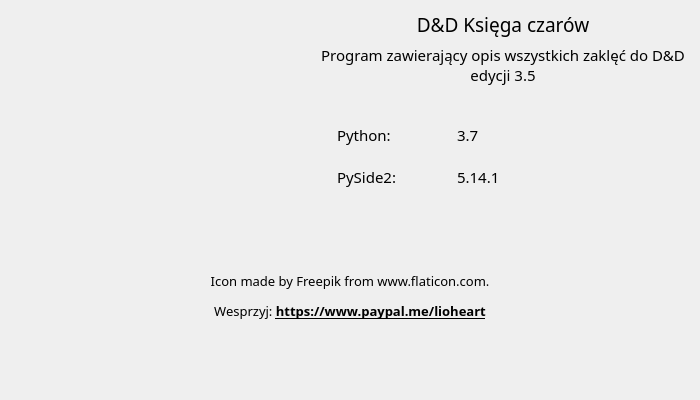
<?xml version="1.0" encoding="UTF-8"?>
<ui version="4.0">
 <class>About</class>
 <widget class="QWidget" name="About">
  <property name="geometry">
   <rect>
    <x>0</x>
    <y>0</y>
    <width>700</width>
    <height>400</height>
   </rect>
  </property>
  <property name="font">
   <font>
    <family>Baloo Tammudu 2</family>
    <pointsize>11</pointsize>
   </font>
  </property>
  <property name="windowTitle">
   <string>O mnie...</string>
  </property>
  <property name="windowIcon">
   <iconset>
    <normaloff>resources/dice.svg</normaloff>resources/dice.svg</iconset>
  </property>
  <layout class="QVBoxLayout" name="verticalLayout_2">
   <item>
    <layout class="QHBoxLayout" name="hbox">
     <item>
      <widget class="QLabel" name="lbl_icon">
       <property name="maximumSize">
        <size>
         <width>300</width>
         <height>300</height>
        </size>
       </property>
       <property name="text">
        <string/>
       </property>
       <property name="pixmap">
        <pixmap>resources/dice.svg</pixmap>
       </property>
       <property name="scaledContents">
        <bool>true</bool>
       </property>
      </widget>
     </item>
     <item>
      <layout class="QVBoxLayout" name="vbox">
       <item>
        <widget class="QLabel" name="lbl_tytul">
         <property name="sizePolicy">
          <sizepolicy hsizetype="Minimum" vsizetype="Fixed">
           <horstretch>0</horstretch>
           <verstretch>0</verstretch>
          </sizepolicy>
         </property>
         <property name="font">
          <font>
           <family>Baloo Tammudu 2 SemiBold</family>
           <pointsize>14</pointsize>
          </font>
         </property>
         <property name="text">
          <string>D&amp;D Księga czarów</string>
         </property>
         <property name="alignment">
          <set>Qt::AlignCenter</set>
         </property>
        </widget>
       </item>
       <item>
        <widget class="QLabel" name="lbl_opis">
         <property name="sizePolicy">
          <sizepolicy hsizetype="Minimum" vsizetype="Preferred">
           <horstretch>0</horstretch>
           <verstretch>0</verstretch>
          </sizepolicy>
         </property>
         <property name="text">
          <string>Program zawierający opis wszystkich zaklęć do D&amp;D edycji 3.5</string>
         </property>
         <property name="alignment">
          <set>Qt::AlignHCenter|Qt::AlignTop</set>
         </property>
         <property name="wordWrap">
          <bool>true</bool>
         </property>
        </widget>
       </item>
       <item>
        <layout class="QFormLayout" name="fbox">
         <property name="fieldGrowthPolicy">
          <enum>QFormLayout::FieldsStayAtSizeHint</enum>
         </property>
         <property name="rowWrapPolicy">
          <enum>QFormLayout::DontWrapRows</enum>
         </property>
         <property name="horizontalSpacing">
          <number>60</number>
         </property>
         <property name="verticalSpacing">
          <number>20</number>
         </property>
         <property name="leftMargin">
          <number>20</number>
         </property>
         <item row="0" column="0">
          <widget class="QLabel" name="lbl_python">
           <property name="text">
            <string>Python:</string>
           </property>
          </widget>
         </item>
         <item row="1" column="0">
          <widget class="QLabel" name="lbl_pyside2">
           <property name="text">
            <string>PySide2:</string>
           </property>
          </widget>
         </item>
         <item row="1" column="1">
          <widget class="QLabel" name="lbl_pyside2_version">
           <property name="text">
            <string>5.14.1</string>
           </property>
          </widget>
         </item>
         <item row="0" column="1">
          <widget class="QLabel" name="lbl_python_version">
           <property name="text">
            <string>3.7</string>
           </property>
          </widget>
         </item>
        </layout>
       </item>
      </layout>
     </item>
    </layout>
   </item>
   <item>
    <widget class="QLabel" name="lbl_stopka">
     <property name="font">
      <font>
       <pointsize>10</pointsize>
      </font>
     </property>
     <property name="text">
      <string>&lt;html&gt;&lt;head/&gt;&lt;body&gt;&lt;p&gt;Icon made by Freepik from www.flaticon.com.&lt;/p&gt;&lt;p&gt;Wesprzyj: &lt;a href=&quot;\'https://www.paypal.me/lioheart\'&quot;&gt;&lt;span style=&quot; font-weight:600; color:#000000;&quot;&gt;https://www.paypal.me/lioheart&lt;/span&gt;&lt;/a&gt;&lt;/p&gt;&lt;/body&gt;&lt;/html&gt;</string>
     </property>
     <property name="scaledContents">
      <bool>true</bool>
     </property>
     <property name="alignment">
      <set>Qt::AlignCenter</set>
     </property>
     <property name="openExternalLinks">
      <bool>true</bool>
     </property>
    </widget>
   </item>
  </layout>
 </widget>
 <resources/>
 <connections/>
</ui>
